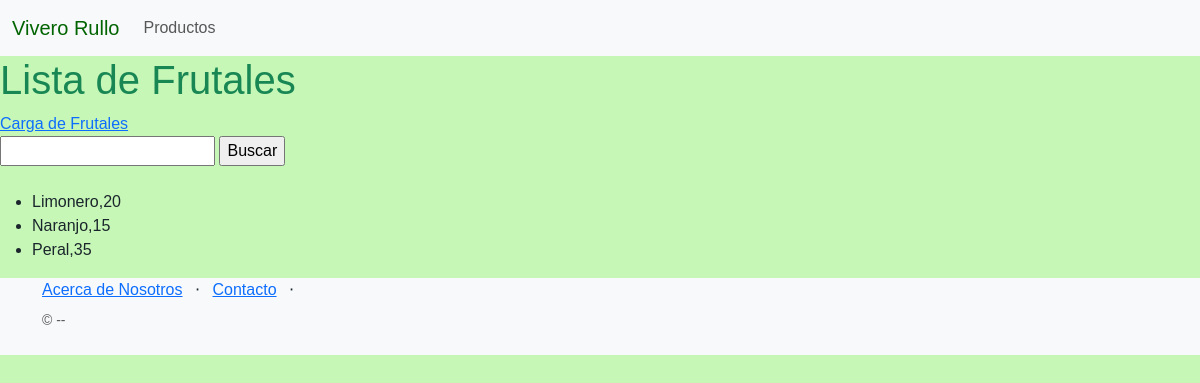
/Productos/lista-Frutal/, run on an earlier commit of the app's database.
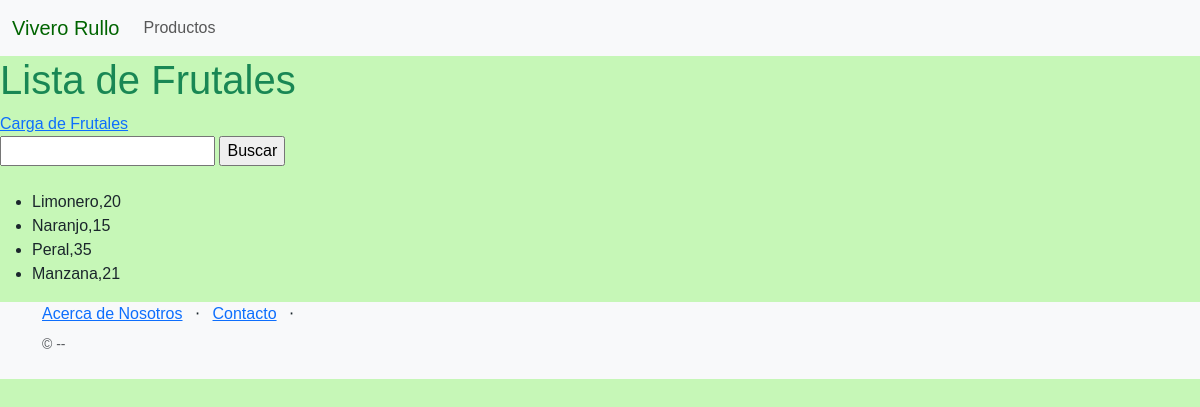
And on a later commit of the database.
### products/models.py (models this page shows, shortened)
class Frutal(models.Model):
    nombre=models.CharField(max_length=200)
    tipo=models.CharField(max_length=128)
    tamaño=models.CharField(max_length=200)
    stock=models.IntegerField()

### products/views.py (the view)
# urls.py: path('lista-Frutal/', listarFrutal, name='listafrutal'),
def listarFrutal(request):
    contexto = {
        'Frutales': Frutal.objects.all(),
    }
    return render(request=request,
                  template_name='products/listaFrutal.html',
                  context=contexto,
                  )

### products/templates/products/listaFrutal.html (shortened to what this page needs)
{% extends "products/base.html" %}
{% block contenido %}
<section>
<div>
<h1 style='color:#198754'>Lista de Frutales </h1>
<a href="{% url 'frutal' %}">Carga de Frutales</a>
<br>
<form action="{% url 'buscafrutal' %}" method="post">
  <input type="text" name="nombre">
  <input type="submit" value="Buscar">
</form>
<br>
<ul>
 {% for planta in Frutales %}
  <li> {{ planta.nombre}},{{ planta.stock }}</li>
 {% endfor %}
</ul>
</div>
</section>
{% endblock contenido %}

What changed in the data, as far as the page shows it:
added Frutal: nombre "Manzana", stock "21"
